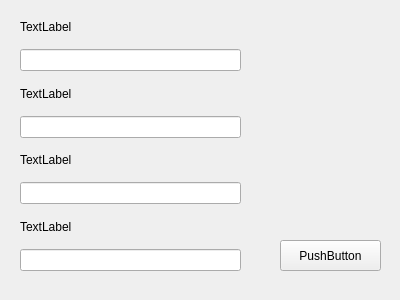
<?xml version="1.0" encoding="UTF-8"?>
<ui version="4.0">
 <class>Form</class>
 <widget class="QWidget" name="Form">
  <property name="geometry">
   <rect>
    <x>0</x>
    <y>0</y>
    <width>400</width>
    <height>300</height>
   </rect>
  </property>
  <property name="windowTitle">
   <string>Form</string>
  </property>
  <widget class="QWidget" name="verticalLayoutWidget">
   <property name="geometry">
    <rect>
     <x>20</x>
     <y>10</y>
     <width>221</width>
     <height>261</height>
    </rect>
   </property>
   <layout class="QVBoxLayout" name="verticalLayout">
    <item>
     <widget class="QLabel" name="userLabel">
      <property name="text">
       <string>TextLabel</string>
      </property>
     </widget>
    </item>
    <item>
     <widget class="QLineEdit" name="userEdit"/>
    </item>
    <item>
     <widget class="QLabel" name="passwordLabel">
      <property name="text">
       <string>TextLabel</string>
      </property>
     </widget>
    </item>
    <item>
     <widget class="QLineEdit" name="passEdit"/>
    </item>
    <item>
     <widget class="QLabel" name="PositionLabel">
      <property name="text">
       <string>TextLabel</string>
      </property>
     </widget>
    </item>
    <item>
     <widget class="QLineEdit" name="PositionEdit"/>
    </item>
    <item>
     <widget class="QLabel" name="PlusLabel">
      <property name="text">
       <string>TextLabel</string>
      </property>
     </widget>
    </item>
    <item>
     <widget class="QLineEdit" name="PlusEdit"/>
    </item>
   </layout>
  </widget>
  <widget class="QPushButton" name="pushButton">
   <property name="geometry">
    <rect>
     <x>280</x>
     <y>240</y>
     <width>101</width>
     <height>31</height>
    </rect>
   </property>
   <property name="text">
    <string>PushButton</string>
   </property>
  </widget>
 </widget>
 <resources/>
 <connections/>
</ui>
